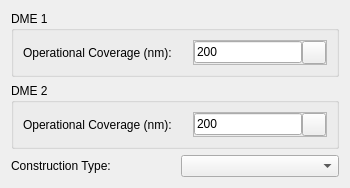
<?xml version="1.0" encoding="UTF-8"?>
<ui version="4.0">
 <class>Form</class>
 <widget class="QWidget" name="Form">
  <property name="geometry">
   <rect>
    <x>0</x>
    <y>0</y>
    <width>350</width>
    <height>166</height>
   </rect>
  </property>
  <property name="font">
   <font>
    <family>Arial</family>
   </font>
  </property>
  <property name="windowTitle">
   <string>Form</string>
  </property>
  <layout class="QVBoxLayout" name="verticalLayout">
   <item>
    <widget class="QGroupBox" name="gbDme1">
     <property name="title">
      <string>DME 1</string>
     </property>
     <layout class="QVBoxLayout" name="vl_Dme1">
      <item>
       <widget class="QFrame" name="frame_TakeOffSurfaceTrack_4">
        <property name="frameShape">
         <enum>QFrame::NoFrame</enum>
        </property>
        <property name="frameShadow">
         <enum>QFrame::Raised</enum>
        </property>
        <layout class="QHBoxLayout" name="horizontalLayout_68">
         <property name="spacing">
          <number>0</number>
         </property>
         <property name="margin">
          <number>0</number>
         </property>
         <item>
          <widget class="QLabel" name="label_76">
           <property name="minimumSize">
            <size>
             <width>170</width>
             <height>0</height>
            </size>
           </property>
           <property name="font">
            <font>
             <weight>50</weight>
             <bold>false</bold>
            </font>
           </property>
           <property name="text">
            <string>Operational Coverage (nm):</string>
           </property>
          </widget>
         </item>
         <item>
          <widget class="QFrame" name="frame_APV_8">
           <property name="frameShape">
            <enum>QFrame::StyledPanel</enum>
           </property>
           <property name="frameShadow">
            <enum>QFrame::Raised</enum>
           </property>
           <layout class="QHBoxLayout" name="horizontalLayout_12">
            <property name="spacing">
             <number>0</number>
            </property>
            <property name="margin">
             <number>0</number>
            </property>
            <item>
             <widget class="QLineEdit" name="txtDoc1">
              <property name="enabled">
               <bool>true</bool>
              </property>
              <property name="font">
               <font>
                <weight>50</weight>
                <bold>false</bold>
               </font>
              </property>
              <property name="inputMethodHints">
               <set>Qt::ImhDigitsOnly</set>
              </property>
              <property name="text">
               <string>200</string>
              </property>
             </widget>
            </item>
            <item>
             <widget class="QToolButton" name="btnMesureDoc1">
              <property name="text">
               <string/>
              </property>
              <property name="icon">
               <iconset>
                <normaloff>:/gnss_item/coordinate_capture.png</normaloff>:/gnss_item/coordinate_capture.png</iconset>
              </property>
             </widget>
            </item>
           </layout>
          </widget>
         </item>
        </layout>
       </widget>
      </item>
     </layout>
    </widget>
   </item>
   <item>
    <widget class="QGroupBox" name="gbDme2">
     <property name="font">
      <font>
       <family>Arial</family>
      </font>
     </property>
     <property name="title">
      <string>DME 2</string>
     </property>
     <layout class="QVBoxLayout" name="vl_Dme2">
      <item>
       <widget class="QFrame" name="frame_TakeOffSurfaceTrack">
        <property name="frameShape">
         <enum>QFrame::NoFrame</enum>
        </property>
        <property name="frameShadow">
         <enum>QFrame::Raised</enum>
        </property>
        <layout class="QHBoxLayout" name="horizontalLayout_61">
         <property name="spacing">
          <number>0</number>
         </property>
         <property name="margin">
          <number>0</number>
         </property>
         <item>
          <widget class="QLabel" name="txtDmeAltitude">
           <property name="minimumSize">
            <size>
             <width>170</width>
             <height>0</height>
            </size>
           </property>
           <property name="font">
            <font>
             <weight>50</weight>
             <bold>false</bold>
            </font>
           </property>
           <property name="text">
            <string>Operational Coverage (nm):</string>
           </property>
          </widget>
         </item>
         <item>
          <widget class="QFrame" name="frame_APV_5">
           <property name="frameShape">
            <enum>QFrame::StyledPanel</enum>
           </property>
           <property name="frameShadow">
            <enum>QFrame::Raised</enum>
           </property>
           <layout class="QHBoxLayout" name="horizontalLayout_9">
            <property name="spacing">
             <number>0</number>
            </property>
            <property name="margin">
             <number>0</number>
            </property>
            <item>
             <widget class="QLineEdit" name="txtDoc2">
              <property name="enabled">
               <bool>true</bool>
              </property>
              <property name="font">
               <font>
                <weight>50</weight>
                <bold>false</bold>
               </font>
              </property>
              <property name="text">
               <string>200</string>
              </property>
             </widget>
            </item>
            <item>
             <widget class="QToolButton" name="btnMesureDoc2">
              <property name="text">
               <string/>
              </property>
              <property name="icon">
               <iconset>
                <normaloff>:/gnss_item/coordinate_capture.png</normaloff>:/gnss_item/coordinate_capture.png</iconset>
              </property>
             </widget>
            </item>
           </layout>
          </widget>
         </item>
        </layout>
       </widget>
      </item>
     </layout>
    </widget>
   </item>
   <item>
    <widget class="QFrame" name="frame_MOC">
     <property name="frameShape">
      <enum>QFrame::NoFrame</enum>
     </property>
     <property name="frameShadow">
      <enum>QFrame::Raised</enum>
     </property>
     <layout class="QHBoxLayout" name="horizontalLayout_62">
      <property name="spacing">
       <number>0</number>
      </property>
      <property name="margin">
       <number>0</number>
      </property>
      <item>
       <widget class="QLabel" name="label_70">
        <property name="minimumSize">
         <size>
          <width>170</width>
          <height>0</height>
         </size>
        </property>
        <property name="maximumSize">
         <size>
          <width>170</width>
          <height>16777215</height>
         </size>
        </property>
        <property name="font">
         <font>
          <weight>50</weight>
          <bold>false</bold>
         </font>
        </property>
        <property name="text">
         <string>Construction Type:</string>
        </property>
       </widget>
      </item>
      <item>
       <widget class="QComboBox" name="cmbConstructionType"/>
      </item>
     </layout>
    </widget>
   </item>
  </layout>
 </widget>
 <resources/>
 <connections/>
</ui>
